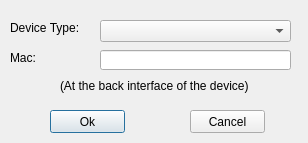
<?xml version="1.0" encoding="UTF-8"?>
<ui version="4.0">
 <class>AddDeviceConfig</class>
 <widget class="QDialog" name="AddDeviceConfig">
  <property name="geometry">
   <rect>
    <x>0</x>
    <y>0</y>
    <width>308</width>
    <height>143</height>
   </rect>
  </property>
  <property name="windowTitle">
   <string>Add Device Config</string>
  </property>
  <widget class="QLabel" name="label">
   <property name="geometry">
    <rect>
     <x>10</x>
     <y>20</y>
     <width>81</width>
     <height>16</height>
    </rect>
   </property>
   <property name="text">
    <string>Device Type:</string>
   </property>
  </widget>
  <widget class="QLabel" name="label_2">
   <property name="geometry">
    <rect>
     <x>10</x>
     <y>50</y>
     <width>81</width>
     <height>16</height>
    </rect>
   </property>
   <property name="text">
    <string>Mac:</string>
   </property>
  </widget>
  <widget class="QLabel" name="label_3">
   <property name="geometry">
    <rect>
     <x>60</x>
     <y>75</y>
     <width>241</width>
     <height>21</height>
    </rect>
   </property>
   <property name="text">
    <string>(At the back interface of the device)</string>
   </property>
  </widget>
  <widget class="QComboBox" name="comboBox">
   <property name="geometry">
    <rect>
     <x>100</x>
     <y>20</y>
     <width>191</width>
     <height>22</height>
    </rect>
   </property>
  </widget>
  <widget class="QLineEdit" name="lineEdit">
   <property name="geometry">
    <rect>
     <x>100</x>
     <y>50</y>
     <width>191</width>
     <height>20</height>
    </rect>
   </property>
   <property name="text">
    <string/>
   </property>
   <property name="maxLength">
    <number>12</number>
   </property>
  </widget>
  <widget class="QPushButton" name="ok">
   <property name="geometry">
    <rect>
     <x>50</x>
     <y>110</y>
     <width>75</width>
     <height>23</height>
    </rect>
   </property>
   <property name="text">
    <string>Ok</string>
   </property>
  </widget>
  <widget class="QPushButton" name="cancel">
   <property name="geometry">
    <rect>
     <x>190</x>
     <y>110</y>
     <width>75</width>
     <height>23</height>
    </rect>
   </property>
   <property name="text">
    <string>Cancel</string>
   </property>
  </widget>
 </widget>
 <resources/>
 <connections/>
</ui>
